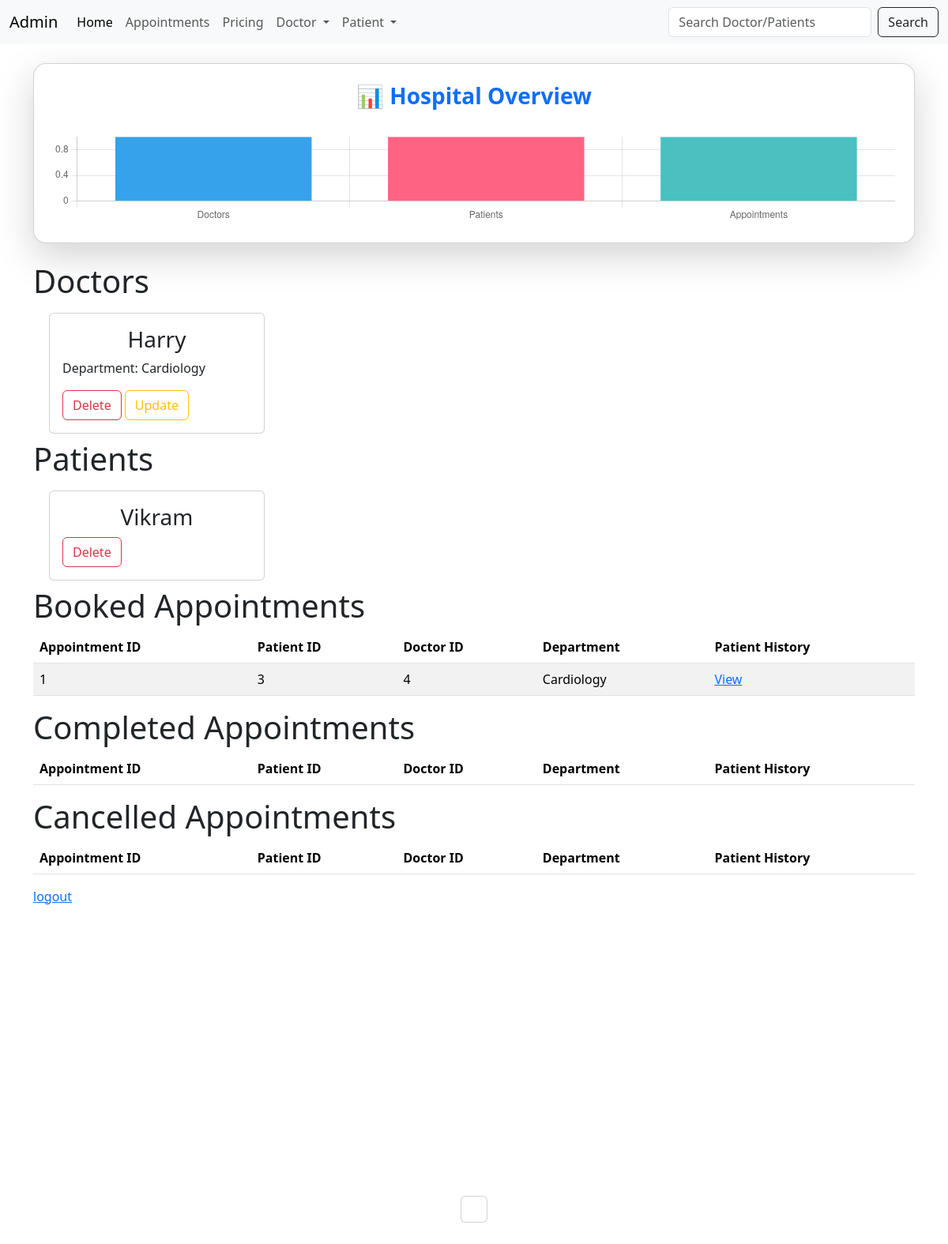
The page /admin_dashboard (signed in) on the database as committed earlier.
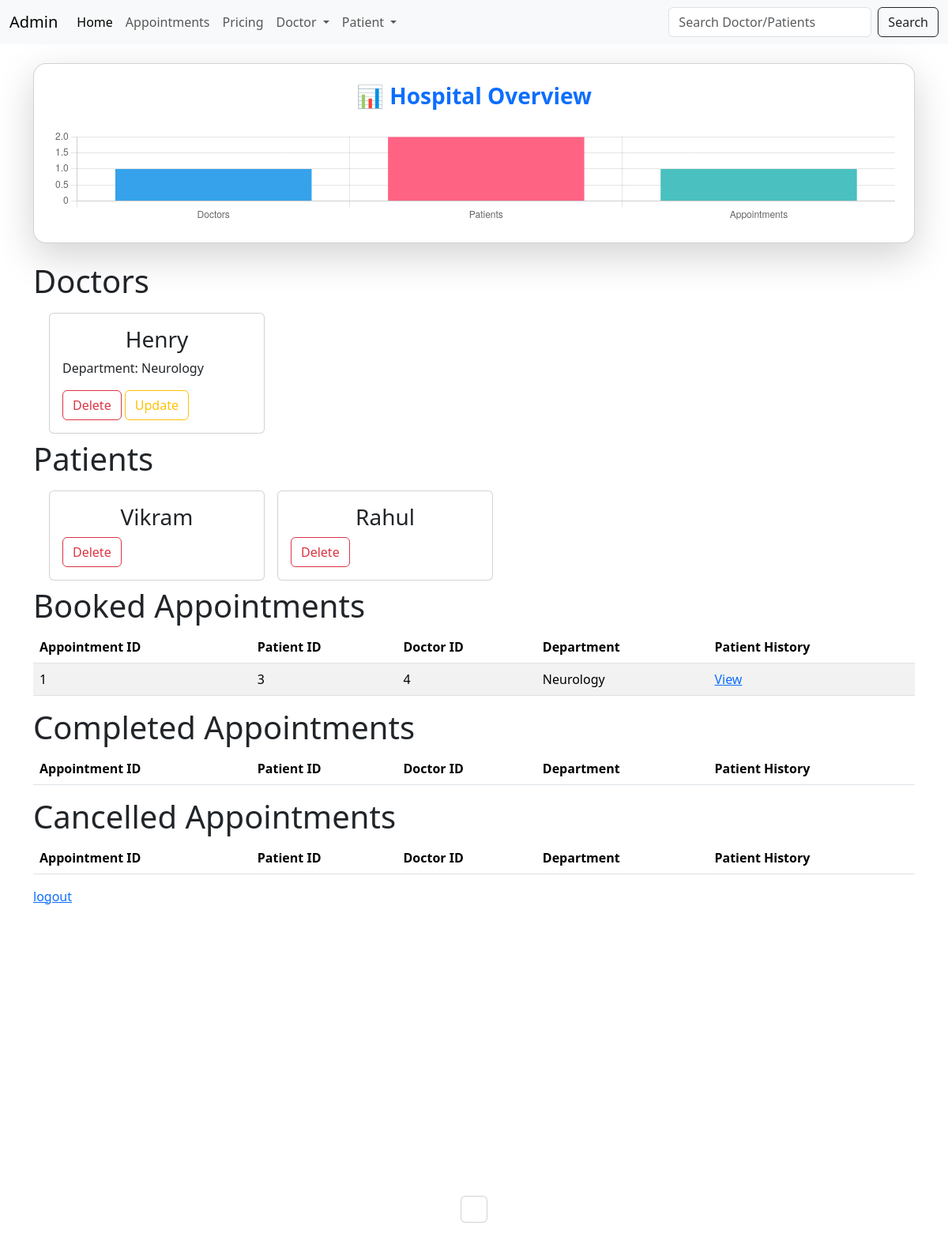
The same page on the database as committed later.
### application/models.py (models this page shows)
class Doctor(db.Model):
    __tablename__ = "doctor"
    id=db.Column(db.Integer(),primary_key=True,autoincrement=True)
    doctor_id = db.Column(db.Integer(),db.ForeignKey('user.user_id'),nullable=False)
    name = db.Column(db.String(100),nullable=False)
    username = db.Column(db.String(100),nullable=False)
    department = db.Column(db.String(100),db.ForeignKey("department.department_name"),nullable=False)
    availability = db.Column(db.String(200), nullable=True)
    appointments = db.relationship("Appointment", backref="doctor", cascade="all, delete-orphan")

class Patient(db.Model):
    __tablename__ = "patient"
    id=db.Column(db.Integer(),primary_key=True,autoincrement=True)
    patient_id = db.Column(db.Integer, db.ForeignKey("user.user_id"), unique=True)
    name=db.Column(db.String(),nullable=False)
    username = db.Column(db.String(),nullable=False)
    age=db.Column(db.Integer(),nullable=False)
    gender=db.Column(db.String())
    contact=db.Column(db.String(),unique=True,nullable=False)
    address=db.Column(db.String())
    appointments=db.relationship("Appointment",backref="patient",cascade="all, delete-orphan")

class Appointment(db.Model):
    __tablename__ = "appointment"
    appointment_id = db.Column(db.Integer(),primary_key=True,autoincrement=True)
    patient_id = db.Column(db.Integer() , db.ForeignKey("patient.patient_id") ,nullable=False)
    doctor_id = db.Column(db.Integer() , db.ForeignKey("doctor.id"),nullable=True)
    date = db.Column(db.Date(),nullable = False)
    time = db.Column(db.Time(),nullable = False)
    status = db.Column(db.String(),nullable = False , default="Booked")

### application/admin_api.py (the view)
@api.route("/admin_dashboard",methods=["GET","POST"])
@login_required
def admin_dashboard():
    if current_user.role != "admin":
        flash("Access Denied","danger")
        return redirect(url_for('auth.login'))
    if request.method == "GET":
        all_doctors = Doctor.query.all()
        all_patients = Patient.query.all()
        booked = Appointment.query.filter_by(status="Booked").all()
        completed = Appointment.query.filter_by(status="Completed").all()
        cancelled = Appointment.query.filter_by(status="Cancelled").all()
        total_doctors = len(all_doctors)
        total_patients = len(all_patients)
        total_appointments = len(booked) + len(completed) + len(cancelled)
        appointment_status = {
            "Booked": len(booked),
            "Completed": len(completed),
            "Cancelled": len(cancelled)
        }
        doctor_department_map = {doc.doctor_id: doc.department for doc in Doctor.query.all()}
        return render_template("admin/admin_dashboard.html",
            doctors = all_doctors,
            patients = all_patients,
            booked=booked,
            completed=completed,
            cancelled=cancelled,
            doctor_department_map=doctor_department_map,
            total_doctors=total_doctors,
            total_patients=total_patients,
            total_appointments=total_appointments,
            appointment_status=appointment_status)

### templates/admin/admin_dashboard.html (shortened to what this page needs)
{% extends "admin/layout.html" %}
{% block body %}
    <div class="container my-4">
        <div class="card shadow-lg p-4 mb-4 rounded-4">
            <h3 class="text-center text-primary mb-4 fw-bold">📊 Hospital Overview</h3>
            <canvas id="summaryChart" height="120"></canvas>
        </div>
    <h1>Doctors</h1>
    <div class="container-fluid d-flex flex-wrap">
        {% for doc in doctors %}
        <div class="card col-3 m-2">
            <div class="card-body">
                <h3 align="center">{{ doc.name }}</h3>
                <p>Department: {{ doc.department }}</p>
                <a href="{{ url_for('admin_api.delete_doctor', id=doc.id) }}" class="btn btn-outline-danger">Delete</a>
                <a href="{{ url_for('admin_api.update_doctor', doctor_id=doc.doctor_id) }}" class="btn btn-outline-warning">Update</a>
            </div>
        </div>
        {% endfor %}
    </div>
    <h1>Patients</h1>
    <div class="container-fluid d-flex flex-wrap">
        {% for pat in patients %}
            <div class="card col-3 m-2">
                <div class="card-body">
                    <h3 align="center">{{ pat.name }}</h3>
                    <a href="{{ url_for('admin_api.delete_patient', id=pat.id) }}" class="btn btn-outline-danger">Delete</a>
                </div>
            </div>
        {% endfor %}
    </div>
    <h1>Booked Appointments</h1>
    <table class="table table-striped">
        <thead>
            <tr>
                <th>Appointment ID</th>
                <th>Patient ID</th>
                <th>Doctor ID</th>
                <th>Department</th>
                <th>Patient History</th>
            </tr>
        </thead>
        <tbody>
        {% for appt in booked %}
            <tr>
                <td>{{ appt.appointment_id }}</td>
                <td>{{ appt.patient_id }}</td>
                <td>{{ appt.doctor_id }}</td>
                <td>{{ doctor_department_map.get(appt.doctor_id, "N/A") }}</td>
                <td>
                    <a href="{{ url_for('admin_api.patient_history',patient_id=appt.patient_id)}}">View</a>
                </td>
            </tr>
        {% endfor %}
        </tbody>
    </table>
    <h1>Completed Appointments</h1>
    <table class="table table-striped">
        <thead>
            <tr>
                <th>Appointment ID</th>
                <th>Patient ID</th>
                <th>Doctor ID</th>
                <th>Department</th>
                <th>Patient History</th>
            </tr>
        </thead>
    </table>
    <h1>Cancelled Appointments</h1>
    <table class="table table-striped">
        <thead>
            <tr>
                <th>Appointment ID</th>
                <th>Patient ID</th>
                <th>Doctor ID</th>
                <th>Department</th>
                <th>Patient History</th>
            </tr>
        </thead>
    </table>
    <a href="{{ url_for('auth.login') }}">logout</a>
    </div>
    <script>
        // Data from Flask (Jinja2)
        const totalDoctors = {{ total_doctors | tojson }};
        const totalPatients = {{ total_patients | tojson }};
        const totalAppointments = {{ total_appointments | tojson }};
        // Bar Chart - Summary
        const ctx1 = document.getElementById('summaryChart').getContext('2d');
        new Chart(ctx1, {
            type: 'bar',
            data: {
                labels: ['Doctors', 'Patients', 'Appointments'],
                datasets: [{
                    label: 'Hospital Overview',
                    data: [totalDoctors, totalPatients, totalAppointments],
                    backgroundColor: ['#36A2EB', '#FF6384', '#4BC0C0']
                }]
            },
            options: {
                responsive: true,
                plugins: { legend: { display: false } }
            }
        });
    </script>
{% endblock %}

### templates/admin/layout.html (shortened to what this page needs)
<!DOCTYPE html>
<html>
    <head>
        <link href="https://cdn.jsdelivr.net/npm/bootstrap@5.3.8/dist/css/bootstrap.min.css" rel="stylesheet">
    </head>
    <body>
        <nav class="navbar navbar-expand-lg bg-body-tertiary">
            <div class="container-fluid">
                <a class="navbar-brand" href="#">Admin</a>
                <div class="collapse navbar-collapse" id="navbarNavDropdown">
                    <ul class="navbar-nav">
                        <li class="nav-item">
                            <a class="nav-link active" aria-current="page" href="{{ url_for('admin_api.admin_dashboard') }}">Home</a>
                        </li>
                        <li class="nav-item">
                            <a class="nav-link" href="#">Appointments</a>
                        </li>
                        <li class="nav-item">
                            <a class="nav-link" href="#">Pricing</a>
                        </li>
                        <li class="nav-item dropdown">
                            <a class="nav-link dropdown-toggle" href="#" role="button" data-bs-toggle="dropdown" aria-expanded="false">
                            Doctor
                            </a>
                        </li>
                        <li class="nav-item dropdown">
                            <a class="nav-link dropdown-toggle" href="#" role="button" data-bs-toggle="dropdown" aria-expanded="false">
                            Patient
                            </a>
                        </li>
                    </ul>
                    <form class="d-flex ms-auto" role="search" method="POST" action="{{ url_for('admin_api.search_users') }}">
                        <input class="form-control me-2" type="search" name = "query" placeholder="Search Doctor/Patients" aria-label="Search"/>
                        <button class="btn btn-outline-dark" type="submit">Search</button>
                    </form>
                </div>
            </div>
        </nav>
        <div class="container-fluid">
            {% block body %}
            {% endblock %}
        </div>
        <div class="d-flex justify-content-center align-items-center" style="height: 90vh;">
            <div class="card">
                <div class="card-body">
                </div>
            </div>
        </div>
    </body>
</html>

Rows that differ between the two databases and show on the page:
changed Doctor: name "Harry" → "Henry"; department "Cardiology" → "Neurology"; get "Cardiology" → "Neurology"
added Patient: name "Rahul"
Other text that changed with them:
chart data {{ total_patients | tojson }}: 1 → 2
